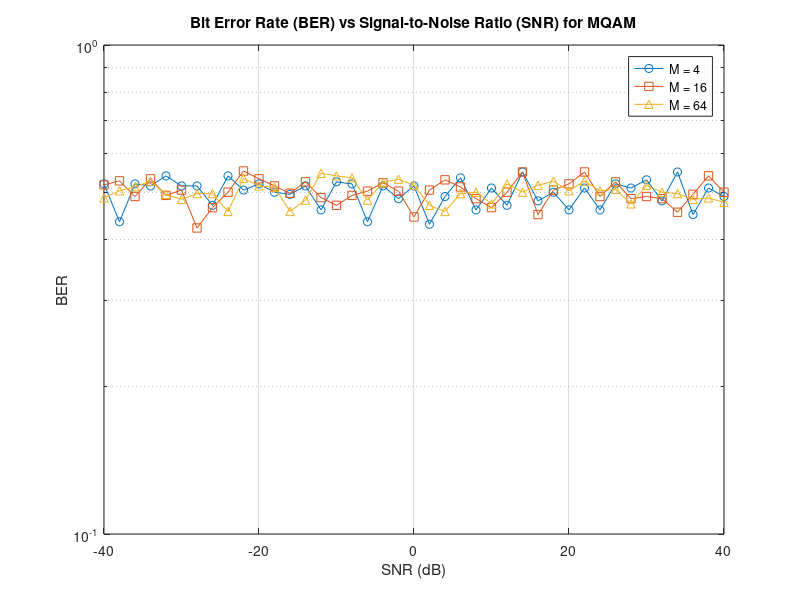

Write the MATLAB code that produced this figure.
clear all; close all; clc;

pkg load communications

% Definir faixa de SNR em dB
SNR_dB = -40:2:40; % Exemplo: de -10 dB a 20 dB, com incremento de 2 dB

% Número de bits por constelação MQAM
numBits_per_M = 100;

% Inicializar vetores para armazenar BER para cada M
M_values = [4, 16, 64];
ber = zeros(length(M_values), length(SNR_dB));


for m = 1:length(M_values)
    M = M_values(m);
    k = log2(M); % Bits por símbolo

    for i = 1:length(SNR_dB)
        % Gerar bits aleatórios para cada iteração de SNR e para cada M
        bits = randi([0 1], numBits_per_M * k, 1);

        % Reshape para dividir em símbolos
        symbols = bi2de(reshape(bits, k, [])');

        % Modulação QAM
        constellation = qammod(symbols, M);

        % Potência do ruído
        SNR_linear = 10^(SNR_dB(i) / 10);
        noisePower = 1 / SNR_linear;

        % Ruído AWGN
        noise = sqrt(noisePower) * randn(size(constellation));
        receivedSignal = constellation + noise;

        % Demodulação QAM
        demodulatedSymbols = qamdemod(receivedSignal, M);
        receivedBits = de2bi(demodulatedSymbols, k);
        receivedBits = receivedBits(:);

        % Calcular BER
        ber(m, i) = biterr(bits, receivedBits) / (numBits_per_M * k);
    end
end


% Plotar o gráfico log(BER) vs SNR
figure;
semilogy(SNR_dB, ber(1,:), '-o', 'DisplayName', 'M = 4');
hold on;
semilogy(SNR_dB, ber(2,:), '-s', 'DisplayName', 'M = 16');
semilogy(SNR_dB, ber(3,:), '-^', 'DisplayName', 'M = 64');
hold off;
grid on;
xlabel('SNR (dB)');
ylabel('BER');
title('Bit Error Rate (BER) vs Signal-to-Noise Ratio (SNR) for MQAM');
legend('show');

